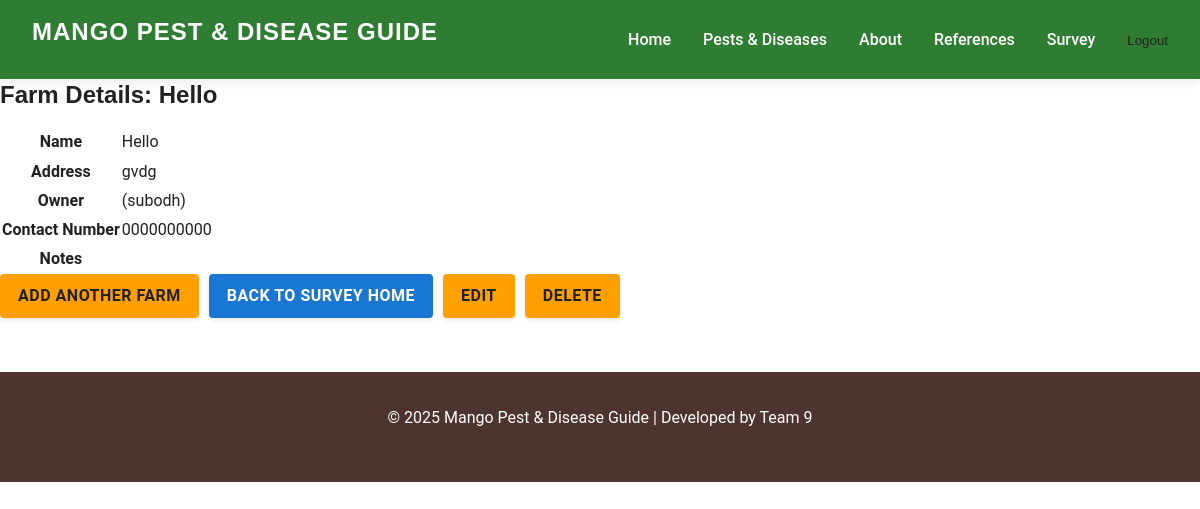
The page /accounts/farms/3/ (signed in) on the database its author committed.
### survey/models.py (models this page shows, shortened)
class Farm(models.Model):
    name = models.CharField(
        max_length=100,
        blank=False,
        help_text="Enter the farm's name."
    )
    farm_address = models.CharField(
        max_length=255,
        blank=True,
        help_text="Enter the farm's address."
    )
    owner = models.ForeignKey(
        User,
        on_delete=models.CASCADE,
        related_name='farms',
        help_text="Farm owner (user account)."
    )
    contact_number = models.CharField(
        max_length=20,
        blank=True,
        validators=[
            RegexValidator(
                regex=r'^\+?[\d\s\-]{7,20}$',
                message="Enter a valid phone number (digits, spaces, dashes, and optional leading +)."
            )
        ],
        help_text="Enter a valid contact number."
    )
    notes = models.TextField(
        blank=True,
        help_text="Additional notes (optional)."
    )
    land_area = models.DecimalField(
        max_digits=10,  # Total number of digits
        decimal_places=2,  # Number of digits after the decimal point
        blank=False,
        default=0.0,
        help_text="Land area (acres or hectares)."
    )
    num_trees_est = models.PositiveIntegerField(
        verbose_name="Number of Trees (Estimated)",
        default=0,
        blank=False,
        help_text="Estimated number of trees."
    )

### accounts/views.py (the view)
# urls.py: path('farms/<int:pk>/', views.farm_detail_view, name='farm_detail'),                           # Read
@login_required
def farm_detail_view(request, pk):
    farm = get_object_or_404(Farm, pk=pk)
    return render(request, 'accounts/farm_detail.html', {'farm': farm})

### accounts/templates/accounts/farm_detail.html
{% extends "base.html" %}
{% block content %}
<div class="farm-detail-container">
    <h2>Farm Details: {{ farm.name }}</h2>
    <table class="table table-bordered">
        <tr>
            <th>Name</th>
            <td>{{ farm.name }}</td>
        </tr>
        <tr>
            <th>Address</th>
            <td>{{ farm.farm_address }}</td>
        </tr>
        <tr>
            <th>Owner</th>
            <td>{{ farm.owner.get_full_name }} ({{ farm.owner.username }})</td>
        </tr>
        <tr>
            <th>Contact Number</th>
            <td>{{ farm.contact_number }}</td>
        </tr>
        <tr>
            <th>Notes</th>
            <td>{{ farm.notes|linebreaksbr }}</td>
        </tr>
    </table>
    <div class="mt-3">
        <a href="{% url 'add_farm_view' %}" class="btn btn-secondary">Add Another Farm</a>
        <a href="/survey/" class="btn btn-primary">Back to Survey Home</a>
        {% if user == farm.owner %}
            <a href="{% url 'farm_update_view' farm.pk %}" class="btn btn-warning">Edit</a>
            <a href="{% url 'farm_delete_view' farm.pk %}" class="btn btn-danger">Delete</a>
        {% endif %}
    </div>
</div>
{% endblock %}

### static/css/style.css (style rules this page uses)
:root { --primary-green: #2e7d32; --secondary-green: #388e3c; --light-green: #c8e6c9; --primary-yellow: #ffa000; --secondary-yellow: #ffb300; --light-yellow: #fff8e1; --dark-brown: #4e342e; --light-gray: #f5f5f5; --white: #ffffff; --text-dark: #212121; --text-medium: #424242; --text-light: #757575; --font-main: 'Roboto', 'Segoe UI', sans-serif; --font-headings: 'Montserrat', 'Arial', sans-serif; }
* { margin: 0; padding: 0; box-sizing: border-box; }
body { font-family: var(--font-main); line-height: 1.7; color: var(--text-dark); background-color: var(--white); font-size: 16px; }
h1, h2, h3, h4, h5, h6 { font-family: var(--font-headings); font-weight: 600; line-height: 1.3; margin-bottom: 1rem; }
a { text-decoration: none; color: var(--primary-green); transition: all 0.3s ease; }
.btn { display: inline-block; background-color: var(--primary-yellow); color: var(--text-dark); font-weight: 600; padding: 0.8rem 1.8rem; border-radius: 4px; border: none; cursor: pointer; transition: all 0.3s ease; text-align: center; text-transform: uppercase; letter-spacing: 0.5px; box-shadow: 0 2px 5px rgba(0, 0, 0, 0.1); }
.btn { display: inline-block; padding: 10px 22px; margin: 0 8px 8px 0; border-radius: 4px; text-decoration: none; font-weight: 600; font-size: 1rem; transition: background 0.2s, color 0.2s; cursor: pointer; border: none; }
.btn-primary { background: #1976d2; color: #fff; }
.btn { display: inline-block; padding: 8px 18px; margin: 0 6px 6px 0; border-radius: 4px; text-decoration: none; font-weight: 600; font-size: 1rem; transition: background 0.2s, color 0.2s; cursor: pointer; border: none; }

### rows shown on the page
Farm: name "Hello", farm_address "gvdg", owner.username "subodh", contact_number "0000000000"
